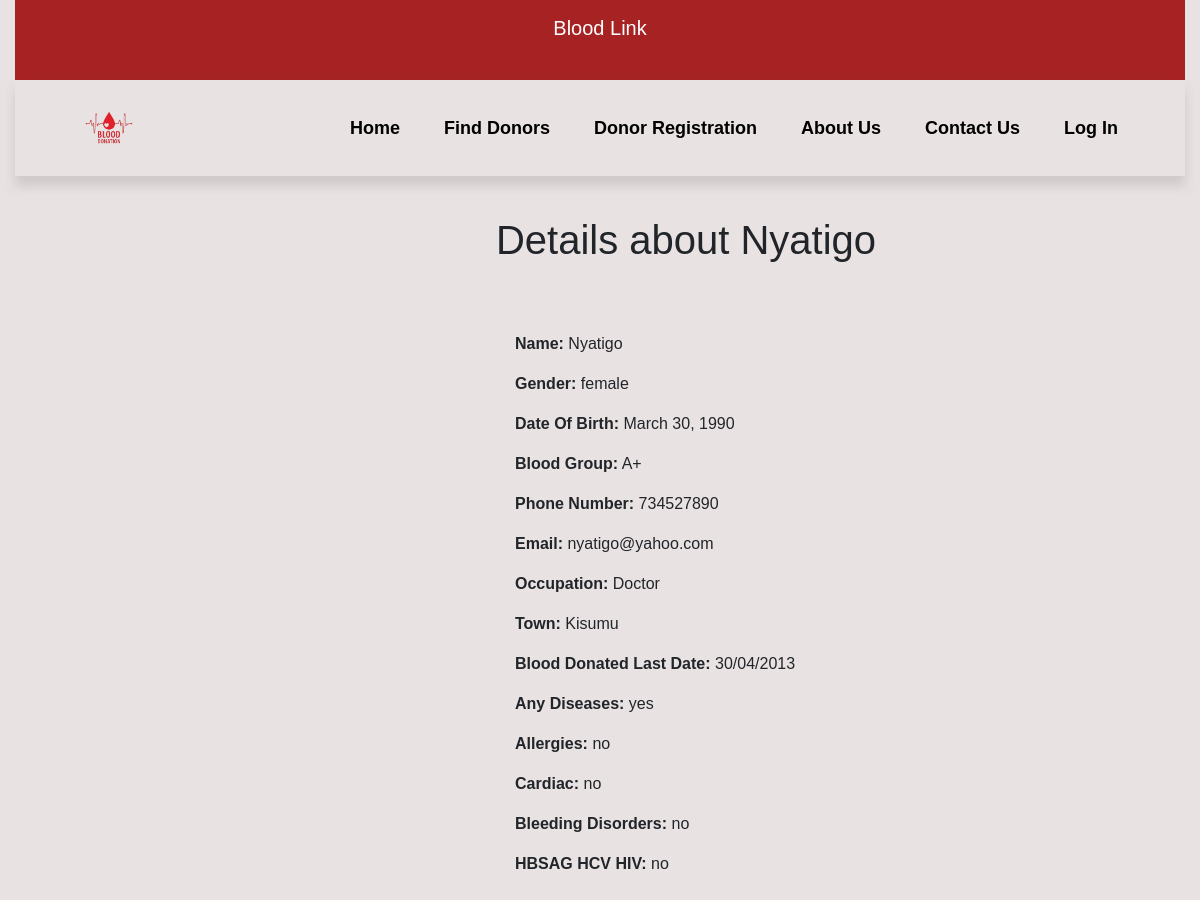
Page /search/donorlist/donorlistdetail/nyatigo@yahoo.com/ on the committed database.
### donor_reg/models.py (models this page shows, shortened)
class DonorList(models.Model):
    name = models.CharField(max_length = 50, blank=True, null=True)
    gender_choices=[
        ('male',"Male"),
        ("female","Female"),
    ]
    gender = models.CharField(
        max_length=6, blank=True, null=True,
        choices=gender_choices,
        )
    date_of_birth = models.DateField(blank=True, null=True)
    blood_choices=[
        ("a+" , "A+"),
        ("a-" , "A-"),
        ("b+" , "B+"),
        ("b-" , "B-"),
        ("o+" , "O+"),
        ("o-" , "O-"),
        ("ab+" , "AB+"),
        ("ab-" , "AB-"),
    ]
    blood_group = models.CharField(
        max_length=4, blank=True, null=True,
        choices=blood_choices
        )
    phone_number = models.IntegerField(blank=True, null=True)
    email = models.EmailField(max_length=100, blank=True, null=True, unique=True)
    occupation = models.CharField(max_length=10, blank=True, null=True)
    town = models.CharField(max_length=10, blank=True, null=True)
    last_donate_date = models.CharField(max_length=50, blank=True, null=True)
    any_diseases_choices=[
        ("yes","Yes"),
        ("no","No"),
    ]
    any_diseases = models.CharField(
        max_length=4, blank=True, null=True,
        choices=any_diseases_choices,
        )
    allergies_choices=[
        ("yes","Yes"),
        ("no","No"),
    ]
    allergies = models.CharField(
        max_length=4, blank=True, null=True,
        choices=allergies_choices,
        )
    cardiac_choices=[
        ("yes","Yes"),
        ("no", "No"),
    ]
    cardiac = models.CharField(
        max_length=4, blank=True, null=True,
        choices=cardiac_choices,
        )
    bleeding_disorders_choices=[
        ("yes","Yes"),
        ("no","No"),
    ]
    bleeding_disorders = models.CharField(
        max_length=4, blank=True, null=True,
        choices=bleeding_disorders_choices,
        )
    hbsAg_hcv_hIV_choices=[
        ("yes","Yes"),
        ("no","No"),
    ]
    hbsAg_hcv_hIV =models.CharField(
        max_length=4, blank=True, null=True,
        choices=hbsAg_hcv_hIV_choices,
        )

### search/views.py (the view)
# urls.py: path('donorlist/donorlistdetail/<email>/', donorlistdetail, name='donorlistdetailsite'),
def donorlistdetail(request, email):
    email = email
    detail = DonorList()
    detail = DonorList.objects.get(email=email)
    context = {
        'details' : detail
    }
    return render(request, 'donor_l_d.html', context)

### template/donor_l_d.html (shortened to what this page needs)
<!DOCTYPE html>
<html lang="en">
<head>
        {% load static %}
        <link rel="stylesheet" href="{% static 'css/bootstrap.min.css' %}">
        <link rel="stylesheet" href="{% static 'css/style.css' %}">
</head>
<body>
        <div class="container-fluid">
                <header>
                    <h5 class="head text-white text-center p-3">Blood Link</h5>
                </header>
                <nav class="navbar navbar-expand-sm sticky-top">
                    <a class="navbar-brand ml-5" href="#">
                        <img src="{% static 'donation/logo.png' %}" alt="logo" style="width:60px;">
                    </a>
                    <div class="col">
                        <ul class="navbar-nav flex-row-reverse">
                            <li class="nav-item dropdown">
                                <a class="nav-link font-weight-bolder" href="#" data-toggle="dropdown">Log In </a>
                            </li>
                            <li class="nav-item">
                                <a class="nav-link font-weight-bolder" href="{% url 'contactsite' %}">Contact Us</a>
                            </li>
                            <li class="nav-item text-dark">
                                <a class="nav-link font-weight-bolder" href="{% url 'aboutsite' %}">About Us</a>
                            </li>
                            <li class="nav-item">
                                <a class="nav-link font-weight-bolder" href="{% url 'dregdisplay' %}">Donor Registration</a>
                            </li>
                            <li class="nav-item font-weight-bolder">
                                <a class="nav-link" href="{% url 'searchsite' %}">Find Donors</a>
                            </li>
                            <li class="nav-item font-weight-bolder">
                                <a class="nav-link" href="{% url 'homesite' %}">Home</a>
                            </li>
                        </ul>
                    </div>
                </nav>
        </div>
                <div class="container-fluid">
                <div class="form_body">
                    <h1 class="text-center">Details about {{details.name}}</h1>
                    <div class= "donor_details m-5">
                        <p><strong>Name:</strong> {{details.name}}</p>
                        <p><strong>Gender:</strong> {{details.gender}}</p>
                        <p><strong>Date Of Birth:</strong> {{details.date_of_birth}}</p>
                        <p><strong>Blood Group:</strong> <span class="text-uppercase">{{details.blood_group}}</span></p>
                        <p><strong>Phone Number:</strong> {{details.phone_number}}</p>
                        <p><strong>Email:</strong> {{details.email}}</p>
                        <p><strong>Occupation:</strong> {{details.occupation}}</p>
                        <p><strong>Town:</strong> {{details.town}}</p>
                        <p><strong>Blood Donated Last Date:</strong> {{details.last_donate_date}}</p>
                        <p><strong>Any Diseases:</strong> {{details.any_diseases}}</p>
                        <p><strong>Allergies:</strong> {{details.allergies}}</p>
                        <p><strong>Cardiac:</strong> {{details.cardiac}}</p>
                        <p><strong>Bleeding Disorders:</strong> {{details.bleeding_disorders}}</p>
                        <p><strong>HBSAG HCV HIV:</strong> {{details.hbsAg_hcv_hIV}}</p>
                </div>
                </div>
</body>
</html>

### static/css/style.css (style rules this page uses)
body { font-family: Arial, sans-serif; margin: 0; padding: 0; background-color: #e9e2e2; width: 100%; }
.head { background-color: #a72323; height: 80px; padding: 0; margin: 0; }
.navbar { background: #e9e2e2; height: 96px; box-shadow: 0px 10px 10px 0px rgba(183, 177, 177, 0.5); }
.nav-link { color: black; font-size: 18px; padding: 0px; margin-right: 28px; }
.form_body { width: 750px; margin-left: 296px; padding-top: 40px; }
.donor_details { width: 550px; padding: 20px; padding-left: 156px; }

### rows in the picture
DonorList: name "Nyatigo", gender "female", date_of_birth "March 30, 1990", blood_group "A+", phone_number "734527890", email "nyatigo@yahoo.com", occupation "Doctor", town "Kisumu", last_donate_date "30/04/2013", any_diseases "yes", allergies "no", cardiac "no", bleeding_disorders "no", hbsAg_hcv_hIV "no"
